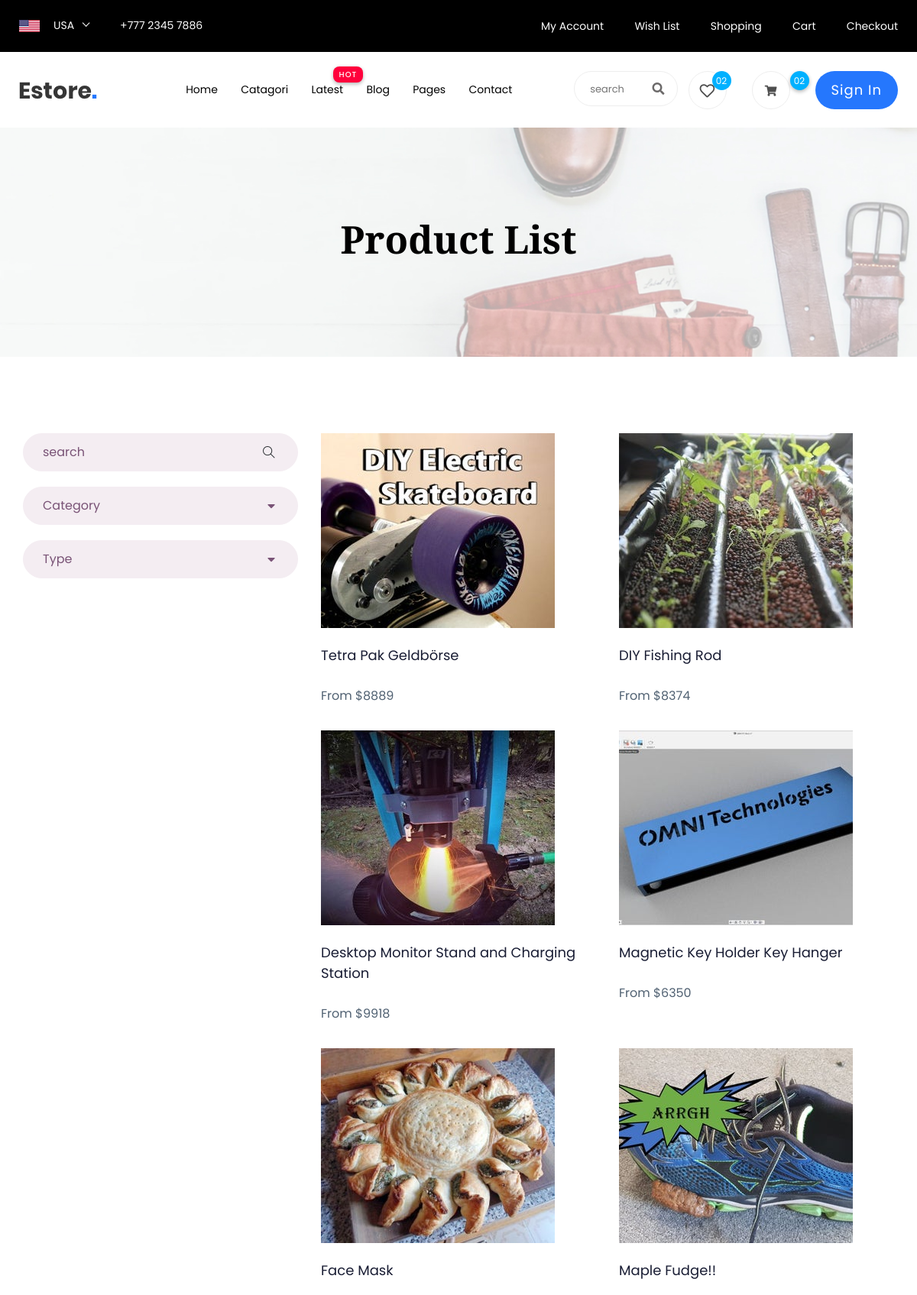
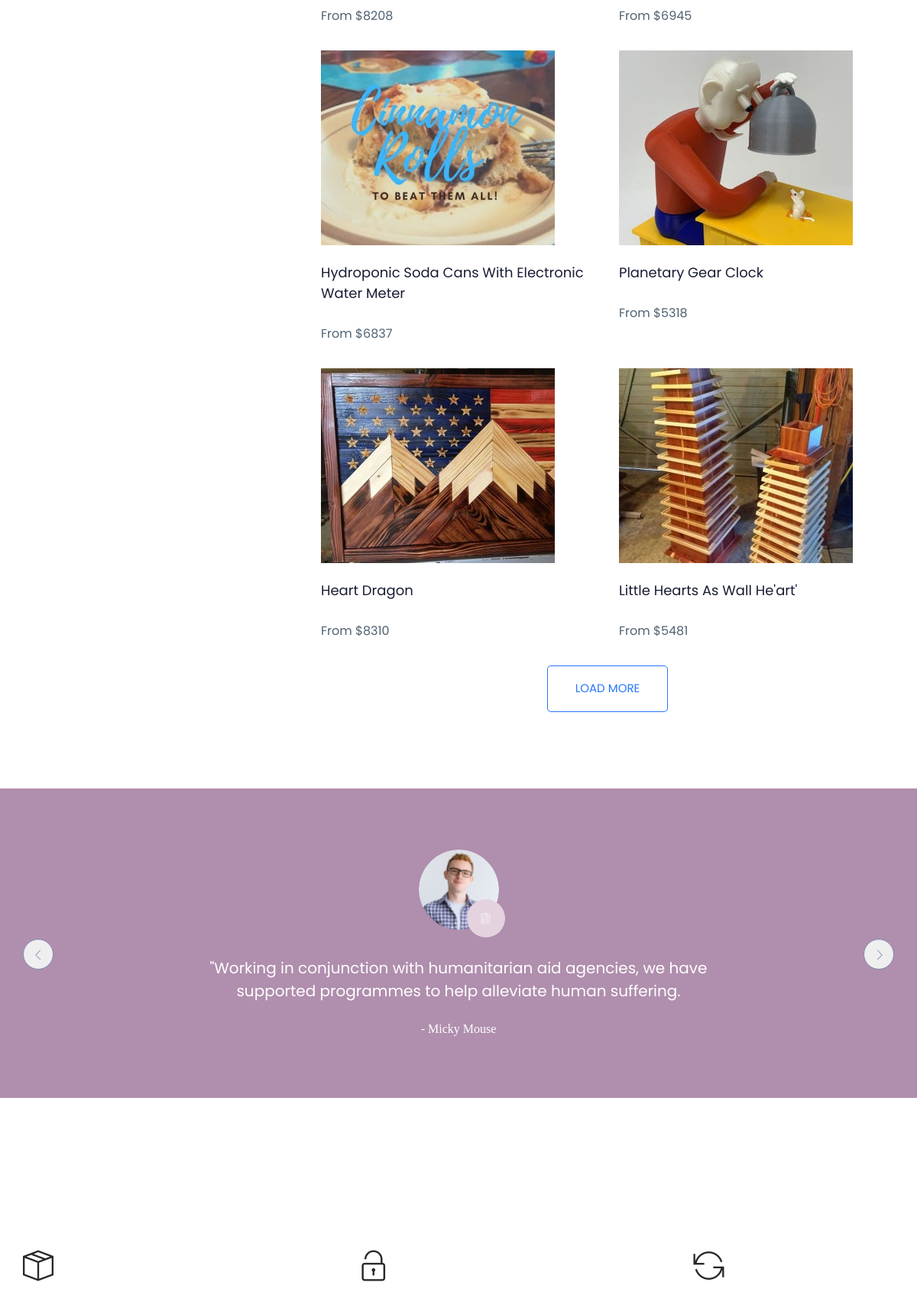
The page / (upper part) on the database its author committed (2 pictures, top to bottom).
### tables this page shows
CREATE TABLE Project (PROJECT_ID INT PRIMARY KEY UNIQUE NOT NULL, "S.NO." INT UNIQUE NOT NULL, TITLE VARCHAR (255), CONTENT VARCHAR (255) NOT NULL, OWNER_ID INT NOT NULL REFERENCES Users (UserID), COST INT, AUTHOR VARCHAR (255) NOT NULL, RATING INT NOT NULL, Image VARCHAR);

### data.py (the view)
@app.route('/',methods=['GET','POST'])
def index():
   search=""
   try:
      search=request.form['search']
   except:
      print("dd")
   q=str(f'''SELECT * FROM Project WHERE (TITLE LIKE "%{search}%") ORDER BY PROJECT_ID LIMIT 10''')
   df=query_db(q)
   print(df)
   return(render_template('/product_list.html',data=df))

### data.py (called while the page is built)
def query_db(q):
   conn = sqlite3.connect('projectables.db')
   c = conn.cursor()
   c.execute(q)
   query=c.fetchall()
   df = pd.DataFrame(query,columns=['PROJECT_ID','[S.NO.]','TITLE','CONTENT','OWNER_ID','COST','AUTHOR','RATING','Image'])
   return(df)

### templates/product_list.html (shortened to what this page needs)
<!doctype html>
<html lang="zxx">
<head>
        <link rel="stylesheet" href="static/css/bootstrap.min.css">
        <link rel="stylesheet" href="static/css/owl.carousel.min.css">
        <link rel="stylesheet" href="static/css/flaticon.css">
        <link rel="stylesheet" href="static/css/slicknav.css">
        <link rel="stylesheet" href="static/css/animate.min.css">
        <link rel="stylesheet" href="static/css/magnific-popup.css">
        <link rel="stylesheet" href="static/css/fontawesome-all.min.css">
        <link rel="stylesheet" href="static/css/themify-icons.css">
        <link rel="stylesheet" href="static/css/slick.css">
        <link rel="stylesheet" href="static/css/nice-select.css">
        <link rel="stylesheet" href="static/css/style.css">
</head>
<body>
    <header>
       <div class="header-area">
            <div class="main-header ">
                <div class="header-top top-bg d-none d-lg-block">
                   <div class="container-fluid">
                       <div class="col-xl-12">
                            <div class="row d-flex justify-content-between align-items-center">
                                <div class="header-info-left d-flex">
                                    <div class="flag">
                                        <img src="static/img/icon/header_icon.png" alt="">
                                    </div>
                                    <div class="select-this">
                                    </div>
                                    <ul class="contact-now">
                                        <li>+777 2345 7886</li>
                                    </ul>
                                </div>
                                <div class="header-info-right">
                                   <ul>
                                       <li><a href="{{ url_for ('login') }}">My Account </a></li>
                                       <li><a href="{{ url_for ('product_list') }}">Wish List  </a></li>
                                       <li><a href="{{ url_for ('cart') }}">Shopping</a></li>
                                       <li><a href="{{ url_for ('cart') }}">Cart</a></li>
                                       <li><a href="{{ url_for ('checkout') }}">Checkout</a></li>
                                   </ul>
                                </div>
                            </div>
                       </div>
                   </div>
                </div>
               <div class="header-bottom  header-sticky">
                    <div class="container-fluid">
                        <div class="row align-items-center">
                            <div class="col-xl-1 col-lg-1 col-md-1 col-sm-3">
                                <div class="logo">
                                  <a href="{{ url_for ('index_page') }}"><img src="static/img/logo/logo.png" alt=""></a>
                                </div>
                            </div>
                            <div class="col-xl-6 col-lg-8 col-md-7 col-sm-5">
                                <div class="main-menu f-right d-none d-lg-block">
                                    <nav>
                                        <ul id="navigation">
                                            <li><a href="{{ url_for ('index_page') }}">Home</a></li>
                                            <li><a href="{{ url_for('Catagori') }}">Catagori</a></li>
                                            <li class="hot"><a href="#">Latest</a>
                                            </li>
                                            <li><a href="{{ url_for('blog') }}">Blog</a>
                                            </li>
                                            <li><a href="#">Pages</a>
                                            </li>
                                            <li><a href="{{ url_for('contact') }}">Contact</a></li>
                                        </ul>
                                    </nav>
                                </div>
                            </div>
                            <div class="col-xl-5 col-lg-3 col-md-3 col-sm-3 fix-card">
                                <ul class="header-right f-right d-none d-lg-block d-flex justify-content-between">
                                    <li class="d-none d-xl-block">
                                        <div class="form-box f-right ">
                                            <form action="/" method="post">
                                            <input type="text" name="search" placeholder="search">
                                            </form>
                                            <div class="search-icon">
                                                <i class="fas fa-search special-tag"></i>
                                            </div>
                                        </div>
                                     </li>
                                    <li class=" d-none d-xl-block">
                                        <div class="favorit-items">
                                            <i class="far fa-heart"></i>
                                        </div>
                                    </li>
                                    <li>
                                        <div class="shopping-card">
                                            <a href="{{ url_for('cart') }}"><i class="fas fa-shopping-cart"></i></a>
                                        </div>
                                    </li>
                                   <li class="d-none d-lg-block"> <a href="#" class="btn header-btn">Sign in</a></li>
                                </ul>
                            </div>
                            <div class="col-12">
                            </div>
                        </div>
                    </div>
               </div>
            </div>
       </div>
    </header>
    <div class="slider-area ">
        <div class="single-slider slider-height2 d-flex align-items-center" data-background="static/img/hero/category.jpg">
            <div class="container">
                <div class="row">
                    <div class="col-xl-12">
                        <div class="hero-cap text-center">
                            <h2>product list</h2>
                        </div>
                    </div>
                </div>
            </div>
        </div>
    </div>
    <section class="product_list section_padding">
        <div class="container">
            <div class="row">
                <div class="col-md-4">
                    <div class="product_sidebar">
                        <div class="single_sedebar">
                            <form action="/" method="post">
                                <input type="text" name="search" placeholder="search">
                                <i class="ti-search"></i>
                            </form>
                        </div>
                        <div class="single_sedebar">
                            <div class="select_option">
                                <div class="select_option_list">Category <i class="right fas fa-caret-down"></i> </div>
                            </div>
                        </div>
                        <div class="single_sedebar">
                            <div class="select_option">
                                <div class="select_option_list">Type <i class="right fas fa-caret-down"></i> </div>
                            </div>
                        </div>
                    </div>
                </div>
                <div class="col-md-8">
                    <div class="product_list">
                        <div class="row">
                            {% for key,value in data.iterrows() %}
                            <div class="col-lg-6 col-sm-6">
                                <div class="single_product_item">
                                    <img src="static\img\product\{{value['Image']}}" alt="" class="img-fluid">
                                    <h3> <a href="{{ url_for ('onProductClick',idX=value['PROJECT_ID']) }}">{{ value['TITLE'] }}</a> </h3>
                                    <p>From ${{ value['COST'] }}</p>
                                </div>
                            </div>
                            {% endfor %}
                        </div>
                        <div class="load_more_btn text-center">
                            <a href="#" class="btn_3">Load More</a>
                        </div>
                    </div>
                </div>
            </div>
        </div>
    </section>
    <section class="client_review">
        <div class="container">
            <div class="row justify-content-center">
                <div class="col-lg-8">
                    <div class="client_review_slider owl-carousel">
                        <div class="single_client_review">
                            <div class="client_img">
                                <img src="static/img/client.png" alt="#">
                            </div>
                            <p>"Working in conjunction with humanitarian aid agencies, we have supported programmes to help alleviate human suffering.</p>
                            <h5>- Micky Mouse</h5>
                        </div>
                    </div>
                </div>
            </div>
        </div>
    </section>
    <div class="shop-method-area section-padding30">
        <div class="container">
            <div class="row d-flex justify-content-between">
                <div class="col-xl-3 col-lg-3 col-md-6">
                    <div class="single-method mb-40">
                        <i class="ti-package"></i>
                    </div>
                </div>
                <div class="col-xl-3 col-lg-3 col-md-6">
                    <div class="single-method mb-40">
                        <i class="ti-unlock"></i>
                    </div>
                </div>
                <div class="col-xl-3 col-lg-3 col-md-6">
                    <div class="single-method mb-40">
                        <i class="ti-reload"></i>
                    </div>
                </div>
            </div>
        </div>
    </div>
</body>
</html>

### rows shown on the page
Project: Image (picture), TITLE "Tetra Pak Geldbörse"
Project: Image (picture), TITLE "DIY Fishing Rod"
Project: Image (picture), TITLE "Desktop Monitor Stand and Charging Station"
Project: Image (picture), TITLE "Magnetic Key Holder Key Hanger"
Project: Image (picture), TITLE "Face Mask"
Project: Image (picture), TITLE "Maple Fudge!!"
Project: Image (picture), TITLE "Hydroponic Soda Cans With Electronic Water Meter"
Project: Image (picture), TITLE "Planetary Gear Clock"
Project: Image (picture), TITLE "Heart Dragon"
Project: Image (picture), TITLE "Little Hearts As Wall He'art'"

### other values the page prints
{{ value['COST'] }} "8889" "8374" "9918" "6350" "8208" "6945" "6837" "5318" "8310" "5481"
